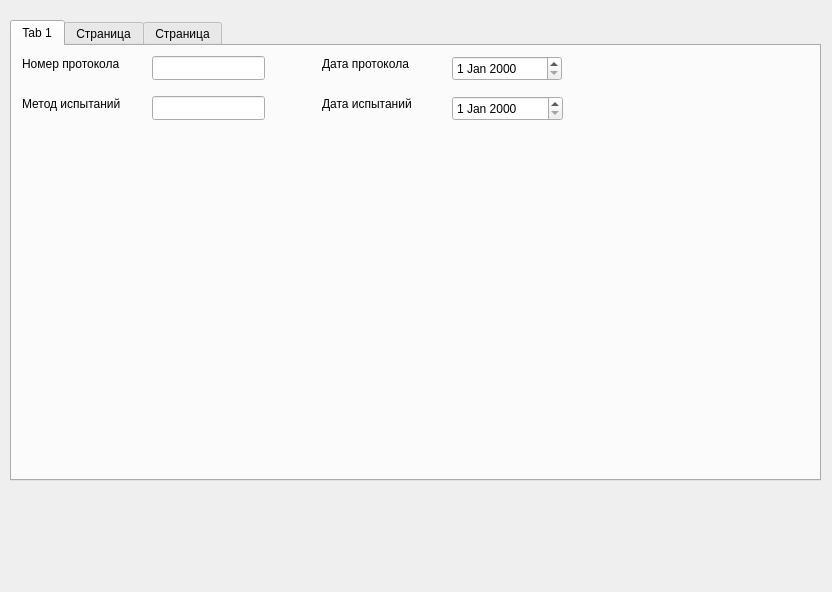
<?xml version="1.0" encoding="UTF-8"?>
<ui version="4.0">
 <class>add_Prtkl</class>
 <widget class="QDialog" name="add_Prtkl">
  <property name="geometry">
   <rect>
    <x>0</x>
    <y>0</y>
    <width>832</width>
    <height>592</height>
   </rect>
  </property>
  <property name="windowTitle">
   <string>Dialog</string>
  </property>
  <widget class="QTabWidget" name="tabWidget">
   <property name="geometry">
    <rect>
     <x>10</x>
     <y>20</y>
     <width>811</width>
     <height>461</height>
    </rect>
   </property>
   <property name="currentIndex">
    <number>0</number>
   </property>
   <widget class="QWidget" name="tab">
    <attribute name="title">
     <string>Tab 1</string>
    </attribute>
    <widget class="QDateEdit" name="dateEdit">
     <property name="geometry">
      <rect>
       <x>440</x>
       <y>10</y>
       <width>110</width>
       <height>25</height>
      </rect>
     </property>
    </widget>
    <widget class="QLineEdit" name="lineEdit">
     <property name="geometry">
      <rect>
       <x>140</x>
       <y>10</y>
       <width>113</width>
       <height>24</height>
      </rect>
     </property>
    </widget>
    <widget class="QLabel" name="label_2">
     <property name="geometry">
      <rect>
       <x>310</x>
       <y>10</y>
       <width>111</width>
       <height>16</height>
      </rect>
     </property>
     <property name="text">
      <string>Дата протокола</string>
     </property>
    </widget>
    <widget class="QLabel" name="label">
     <property name="geometry">
      <rect>
       <x>10</x>
       <y>10</y>
       <width>111</width>
       <height>16</height>
      </rect>
     </property>
     <property name="text">
      <string>Номер протокола</string>
     </property>
    </widget>
    <widget class="QLabel" name="label_3">
     <property name="geometry">
      <rect>
       <x>310</x>
       <y>50</y>
       <width>101</width>
       <height>16</height>
      </rect>
     </property>
     <property name="text">
      <string>Дата испытаний</string>
     </property>
    </widget>
    <widget class="QDateEdit" name="dateEdit_2">
     <property name="geometry">
      <rect>
       <x>440</x>
       <y>50</y>
       <width>111</width>
       <height>25</height>
      </rect>
     </property>
    </widget>
    <widget class="QLabel" name="label_4">
     <property name="geometry">
      <rect>
       <x>10</x>
       <y>50</y>
       <width>111</width>
       <height>16</height>
      </rect>
     </property>
     <property name="text">
      <string>Метод испытаний</string>
     </property>
    </widget>
    <widget class="QLineEdit" name="lineEdit_4">
     <property name="geometry">
      <rect>
       <x>140</x>
       <y>50</y>
       <width>113</width>
       <height>24</height>
      </rect>
     </property>
    </widget>
   </widget>
   <widget class="QWidget" name="tab_4">
    <attribute name="title">
     <string>Страница</string>
    </attribute>
    <widget class="QComboBox" name="comboBox">
     <property name="geometry">
      <rect>
       <x>30</x>
       <y>40</y>
       <width>72</width>
       <height>24</height>
      </rect>
     </property>
    </widget>
    <widget class="QLabel" name="label_5">
     <property name="geometry">
      <rect>
       <x>30</x>
       <y>10</y>
       <width>121</width>
       <height>16</height>
      </rect>
     </property>
     <property name="text">
      <string>Средства измерений:</string>
     </property>
    </widget>
    <widget class="QLabel" name="label_6">
     <property name="geometry">
      <rect>
       <x>190</x>
       <y>10</y>
       <width>181</width>
       <height>16</height>
      </rect>
     </property>
     <property name="text">
      <string>Испытательное оборудование:</string>
     </property>
    </widget>
    <widget class="QComboBox" name="comboBox_2">
     <property name="geometry">
      <rect>
       <x>200</x>
       <y>40</y>
       <width>72</width>
       <height>24</height>
      </rect>
     </property>
    </widget>
    <widget class="QLabel" name="label_7">
     <property name="geometry">
      <rect>
       <x>420</x>
       <y>10</y>
       <width>191</width>
       <height>16</height>
      </rect>
     </property>
     <property name="text">
      <string>Вспомогательное оборудование:</string>
     </property>
    </widget>
    <widget class="QComboBox" name="comboBox_3">
     <property name="geometry">
      <rect>
       <x>430</x>
       <y>40</y>
       <width>72</width>
       <height>24</height>
      </rect>
     </property>
    </widget>
    <widget class="QLabel" name="label_8">
     <property name="geometry">
      <rect>
       <x>630</x>
       <y>10</y>
       <width>171</width>
       <height>16</height>
      </rect>
     </property>
     <property name="text">
      <string>Арендованное оборудование:</string>
     </property>
    </widget>
    <widget class="QComboBox" name="comboBox_4">
     <property name="geometry">
      <rect>
       <x>660</x>
       <y>40</y>
       <width>72</width>
       <height>24</height>
      </rect>
     </property>
    </widget>
   </widget>
   <widget class="QWidget" name="tab_8">
    <attribute name="title">
     <string>Страница</string>
    </attribute>
    <widget class="QPushButton" name="pushButton_3">
     <property name="geometry">
      <rect>
       <x>430</x>
       <y>370</y>
       <width>80</width>
       <height>24</height>
      </rect>
     </property>
     <property name="text">
      <string>PushButton</string>
     </property>
    </widget>
    <widget class="QPushButton" name="pushButton_2">
     <property name="geometry">
      <rect>
       <x>230</x>
       <y>370</y>
       <width>80</width>
       <height>24</height>
      </rect>
     </property>
     <property name="text">
      <string>PushButton</string>
     </property>
    </widget>
    <widget class="QPushButton" name="pushButton_4">
     <property name="geometry">
      <rect>
       <x>520</x>
       <y>370</y>
       <width>80</width>
       <height>24</height>
      </rect>
     </property>
     <property name="text">
      <string>PushButton</string>
     </property>
    </widget>
    <widget class="QPushButton" name="pushButton">
     <property name="geometry">
      <rect>
       <x>140</x>
       <y>370</y>
       <width>80</width>
       <height>24</height>
      </rect>
     </property>
     <property name="text">
      <string>PushButton</string>
     </property>
    </widget>
    <widget class="QTextEdit" name="textEdit">
     <property name="geometry">
      <rect>
       <x>20</x>
       <y>30</y>
       <width>731</width>
       <height>261</height>
      </rect>
     </property>
    </widget>
   </widget>
  </widget>
 </widget>
 <resources/>
 <connections/>
</ui>
